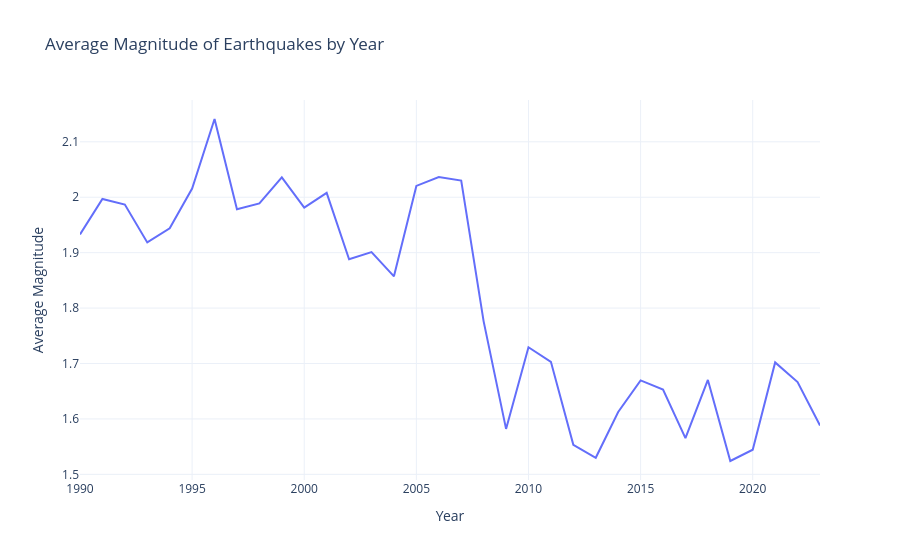
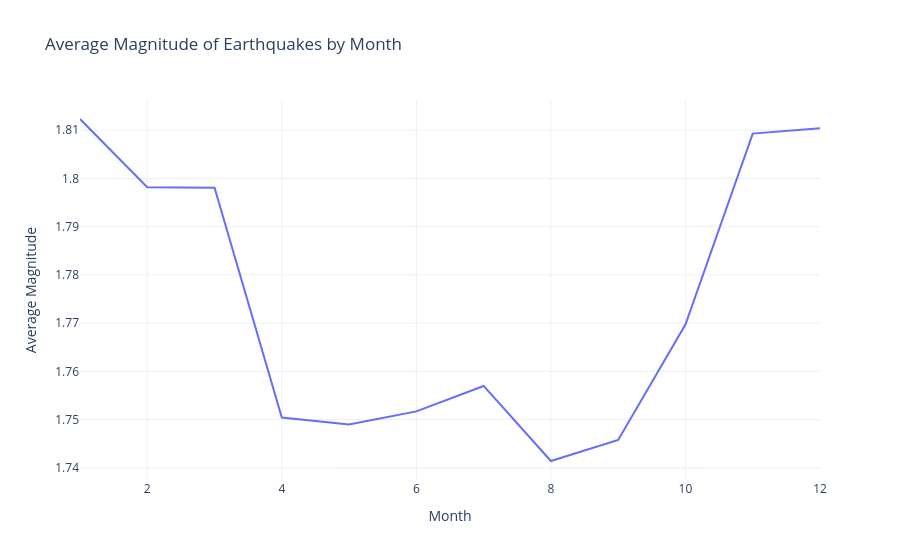
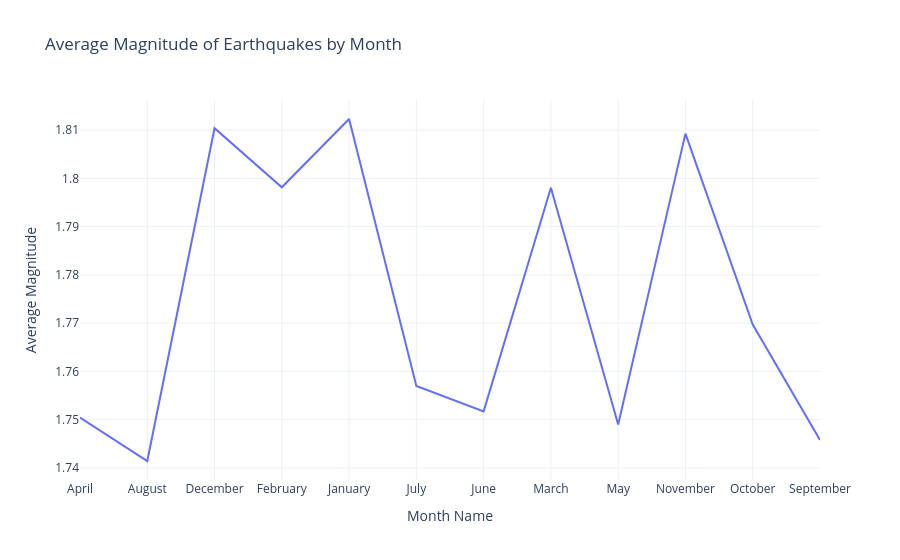

The code cell stored with these charts, in order, in its notebook:
### Markdown cell above
### Step 18 — Extract Time Features
Derive month, month name, and day-of-month columns from the date field for temporal pattern analysis.

### Code cell
# Extract time components from the date column
df['date']         = pd.to_datetime(df['date'])
df['month']        = df['date'].dt.month
df['month_name']   = df['date'].dt.month_name()
df['day_of_month'] = df['date'].dt.day

# Average magnitude per year
magnitude_by_year = df.groupby('year')['magnitudo'].mean()

### Figure 1 — Plotly figure (JSON) as saved in the notebook; plotly's stock layout.template omitted (floating-point values rounded to 4 significant figures)
{"data": [{"hovertemplate": "Year=%{x}<br>Average Magnitude=%{y}<extra></extra>", "legendgroup": "", "line": {"color": "#636efa", "dash": "solid"}, "marker": {"symbol": "circle"}, "mode": "lines", "name": "", "orientation": "v", "showlegend": false, "type": "scatter", "x": [1990, 1991, 1992, 1993, 1994, 1995, 1996, 1997, 1998, 1999, 2000, 2001, 2002, 2003, 2004, 2005, 2006, 2007, 2008, 2009, 2010, 2011, 2012, 2013, 2014, 2015, 2016, 2017, 2018, 2019, 2020, 2021, 2022, 2023], "xaxis": "x", "y": [1.933, 1.997, 1.987, 1.918, 1.944, 2.016, 2.141, 1.978, 1.989, 2.036, 1.981, 2.008, 1.888, 1.901, 1.857, 2.02, 2.037, 2.03, 1.776, 1.582, 1.729, 1.703, 1.553, 1.53, 1.613, 1.67, 1.653, 1.565, 1.67, 1.524, 1.544, 1.702, 1.667, 1.588], "yaxis": "y"}], "layout": {"legend": {"tracegroupgap": 0}, "title": {"text": "Average Magnitude of Earthquakes by Year"}, "xaxis": {"anchor": "y", "domain": [0, 1], "title": {"text": "Year"}}, "yaxis": {"anchor": "x", "domain": [0, 1], "title": {"text": "Average Magnitude"}}}}

### Figure 2 — Plotly figure (JSON) as saved in the notebook; plotly's stock layout.template omitted (floating-point values rounded to 4 significant figures)
{"data": [{"hovertemplate": "Month=%{x}<br>Average Magnitude=%{y}<extra></extra>", "legendgroup": "", "line": {"color": "#636efa", "dash": "solid"}, "marker": {"symbol": "circle"}, "mode": "lines", "name": "", "orientation": "v", "showlegend": false, "type": "scatter", "x": [1, 2, 3, 4, 5, 6, 7, 8, 9, 10, 11, 12], "xaxis": "x", "y": [1.812, 1.798, 1.798, 1.75, 1.749, 1.752, 1.757, 1.741, 1.746, 1.77, 1.809, 1.81], "yaxis": "y"}], "layout": {"legend": {"tracegroupgap": 0}, "title": {"text": "Average Magnitude of Earthquakes by Month"}, "xaxis": {"anchor": "y", "domain": [0, 1], "title": {"text": "Month"}}, "yaxis": {"anchor": "x", "domain": [0, 1], "title": {"text": "Average Magnitude"}}}}

### Figure 3 — Plotly figure (JSON) as saved in the notebook; plotly's stock layout.template omitted (floating-point values rounded to 4 significant figures)
{"data": [{"hovertemplate": "Month Name=%{x}<br>Average Magnitude=%{y}<extra></extra>", "legendgroup": "", "line": {"color": "#636efa", "dash": "solid"}, "marker": {"symbol": "circle"}, "mode": "lines", "name": "", "orientation": "v", "showlegend": false, "type": "scatter", "x": ["April", "August", "December", "February", "January", "July", "June", "March", "May", "November", "October", "September"], "xaxis": "x", "y": [1.75, 1.741, 1.81, 1.798, 1.812, 1.757, 1.752, 1.798, 1.749, 1.809, 1.77, 1.746], "yaxis": "y"}], "layout": {"legend": {"tracegroupgap": 0}, "title": {"text": "Average Magnitude of Earthquakes by Month"}, "xaxis": {"anchor": "y", "domain": [0, 1], "title": {"text": "Month Name"}}, "yaxis": {"anchor": "x", "domain": [0, 1], "title": {"text": "Average Magnitude"}}}}
